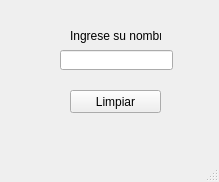
<?xml version="1.0" encoding="UTF-8"?>
<ui version="4.0">
 <class>myContainer</class>
 <widget class="QMainWindow" name="myContainer">
  <property name="geometry">
   <rect>
    <x>0</x>
    <y>0</y>
    <width>219</width>
    <height>182</height>
   </rect>
  </property>
  <property name="windowTitle">
   <string>MainWindow</string>
  </property>
  <widget class="QWidget" name="centralwidget">
   <widget class="QLabel" name="label">
    <property name="geometry">
     <rect>
      <x>70</x>
      <y>20</y>
      <width>91</width>
      <height>31</height>
     </rect>
    </property>
    <property name="text">
     <string>Ingrese su nombre</string>
    </property>
   </widget>
   <widget class="QLineEdit" name="lineEdit">
    <property name="geometry">
     <rect>
      <x>60</x>
      <y>50</y>
      <width>113</width>
      <height>20</height>
     </rect>
    </property>
   </widget>
   <widget class="QPushButton" name="pushButton">
    <property name="geometry">
     <rect>
      <x>70</x>
      <y>90</y>
      <width>91</width>
      <height>23</height>
     </rect>
    </property>
    <property name="text">
     <string>Limpiar</string>
    </property>
   </widget>
  </widget>
  <widget class="QMenuBar" name="menubar">
   <property name="geometry">
    <rect>
     <x>0</x>
     <y>0</y>
     <width>219</width>
     <height>21</height>
    </rect>
   </property>
  </widget>
  <widget class="QStatusBar" name="statusbar"/>
 </widget>
 <resources/>
 <connections>
  <connection>
   <sender>pushButton</sender>
   <signal>clicked()</signal>
   <receiver>lineEdit</receiver>
   <slot>clear()</slot>
   <hints>
    <hint type="sourcelabel">
     <x>123</x>
     <y>129</y>
    </hint>
    <hint type="destinationlabel">
     <x>113</x>
     <y>78</y>
    </hint>
   </hints>
  </connection>
 </connections>
</ui>
